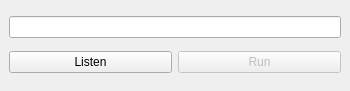
<?xml version="1.0" encoding="UTF-8"?>
<ui version="4.0">
 <class>MainWindow</class>
 <widget class="QMainWindow" name="MainWindow">
  <property name="geometry">
   <rect>
    <x>0</x>
    <y>0</y>
    <width>350</width>
    <height>91</height>
   </rect>
  </property>
  <property name="windowTitle">
   <string>Robart</string>
  </property>
  <widget class="QWidget" name="centralwidget">
   <layout class="QVBoxLayout" name="verticalLayout">
    <item>
     <widget class="QLineEdit" name="instruction_inp"/>
    </item>
    <item>
     <layout class="QHBoxLayout" name="horizontalLayout">
      <item>
       <widget class="QPushButton" name="listen_btn">
        <property name="enabled">
         <bool>true</bool>
        </property>
        <property name="text">
         <string>Listen</string>
        </property>
       </widget>
      </item>
      <item>
       <widget class="QPushButton" name="run_btn">
        <property name="enabled">
         <bool>false</bool>
        </property>
        <property name="text">
         <string>Run</string>
        </property>
        <property name="autoDefault">
         <bool>false</bool>
        </property>
        <property name="default">
         <bool>false</bool>
        </property>
       </widget>
      </item>
     </layout>
    </item>
   </layout>
  </widget>
  <widget class="QMenuBar" name="menubar">
   <property name="geometry">
    <rect>
     <x>0</x>
     <y>0</y>
     <width>350</width>
     <height>21</height>
    </rect>
   </property>
  </widget>
 </widget>
 <resources/>
 <connections/>
</ui>
